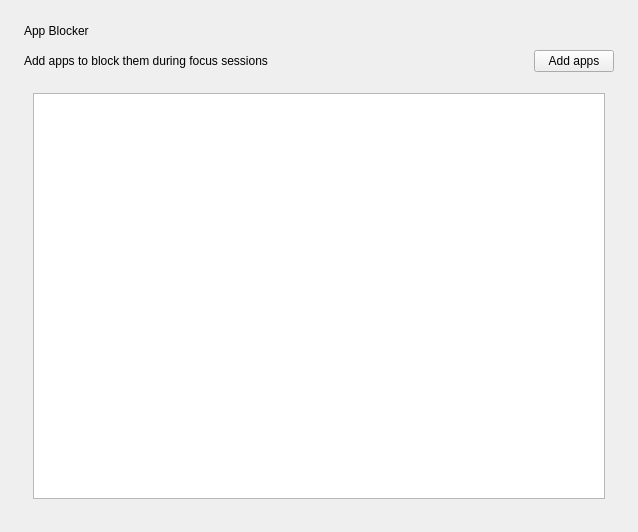
<?xml version="1.0" encoding="UTF-8"?>
<ui version="4.0">
 <class>AppBlockView</class>
 <widget class="QWidget" name="AppBlockView">
  <property name="geometry">
   <rect>
    <x>0</x>
    <y>0</y>
    <width>638</width>
    <height>532</height>
   </rect>
  </property>
  <property name="windowTitle">
   <string>Form</string>
  </property>
  <layout class="QHBoxLayout" name="horizontalLayout">
   <property name="leftMargin">
    <number>0</number>
   </property>
   <property name="topMargin">
    <number>0</number>
   </property>
   <property name="rightMargin">
    <number>0</number>
   </property>
   <property name="bottomMargin">
    <number>0</number>
   </property>
   <item>
    <widget class="SingleDirectionScrollArea" name="SingleDirectionScrollArea">
     <property name="styleSheet">
      <string notr="true">QScrollArea{background: transparent; border: none}</string>
     </property>
     <property name="widgetResizable">
      <bool>true</bool>
     </property>
     <widget class="QWidget" name="scrollAreaWidgetContents">
      <property name="geometry">
       <rect>
        <x>0</x>
        <y>0</y>
        <width>638</width>
        <height>532</height>
       </rect>
      </property>
      <property name="styleSheet">
       <string notr="true">QWidget#scrollAreaWidgetContents{background: transparent}</string>
      </property>
      <layout class="QVBoxLayout" name="verticalLayout">
       <property name="spacing">
        <number>12</number>
       </property>
       <property name="leftMargin">
        <number>24</number>
       </property>
       <property name="topMargin">
        <number>24</number>
       </property>
       <property name="rightMargin">
        <number>24</number>
       </property>
       <property name="bottomMargin">
        <number>24</number>
       </property>
       <item>
        <widget class="TitleLabel" name="titleLabel">
         <property name="sizePolicy">
          <sizepolicy hsizetype="Preferred" vsizetype="Fixed">
           <horstretch>0</horstretch>
           <verstretch>0</verstretch>
          </sizepolicy>
         </property>
         <property name="text">
          <string>App Blocker</string>
         </property>
        </widget>
       </item>
       <item>
        <layout class="QHBoxLayout" name="horizontalLayout_2">
         <item>
          <widget class="BodyLabel" name="descriptionLabel">
           <property name="text">
            <string>Add apps to block them during focus sessions</string>
           </property>
          </widget>
         </item>
         <item>
          <widget class="PrimaryPushButton" name="addAppsButton">
           <property name="sizePolicy">
            <sizepolicy hsizetype="Fixed" vsizetype="Fixed">
             <horstretch>1</horstretch>
             <verstretch>0</verstretch>
            </sizepolicy>
           </property>
           <property name="text">
            <string>Add apps</string>
           </property>
          </widget>
         </item>
        </layout>
       </item>
       <item>
        <widget class="SimpleCardWidget" name="SimpleCardWidget">
         <layout class="QVBoxLayout" name="verticalLayout_2">
          <item>
           <widget class="ListView" name="blockedAppsListView"/>
          </item>
         </layout>
        </widget>
       </item>
       <item>
        <layout class="QHBoxLayout" name="horizontalLayout_4"/>
       </item>
      </layout>
     </widget>
    </widget>
   </item>
  </layout>
 </widget>
 <customwidgets>
  <customwidget>
   <class>PrimaryPushButton</class>
   <extends>PushButton</extends>
   <header>qfluentwidgets</header>
  </customwidget>
  <customwidget>
   <class>PushButton</class>
   <extends>QPushButton</extends>
   <header>qfluentwidgets</header>
  </customwidget>
  <customwidget>
   <class>CardWidget</class>
   <extends>QFrame</extends>
   <header>qfluentwidgets</header>
   <container>1</container>
  </customwidget>
  <customwidget>
   <class>SimpleCardWidget</class>
   <extends>CardWidget</extends>
   <header>qfluentwidgets</header>
   <container>1</container>
  </customwidget>
  <customwidget>
   <class>SingleDirectionScrollArea</class>
   <extends>QScrollArea</extends>
   <header>qfluentwidgets</header>
   <container>1</container>
  </customwidget>
  <customwidget>
   <class>BodyLabel</class>
   <extends>QLabel</extends>
   <header>qfluentwidgets</header>
  </customwidget>
  <customwidget>
   <class>TitleLabel</class>
   <extends>QLabel</extends>
   <header>qfluentwidgets</header>
  </customwidget>
  <customwidget>
   <class>ListView</class>
   <extends>QListView</extends>
   <header>qfluentwidgets</header>
  </customwidget>
 </customwidgets>
 <resources/>
 <connections/>
</ui>
